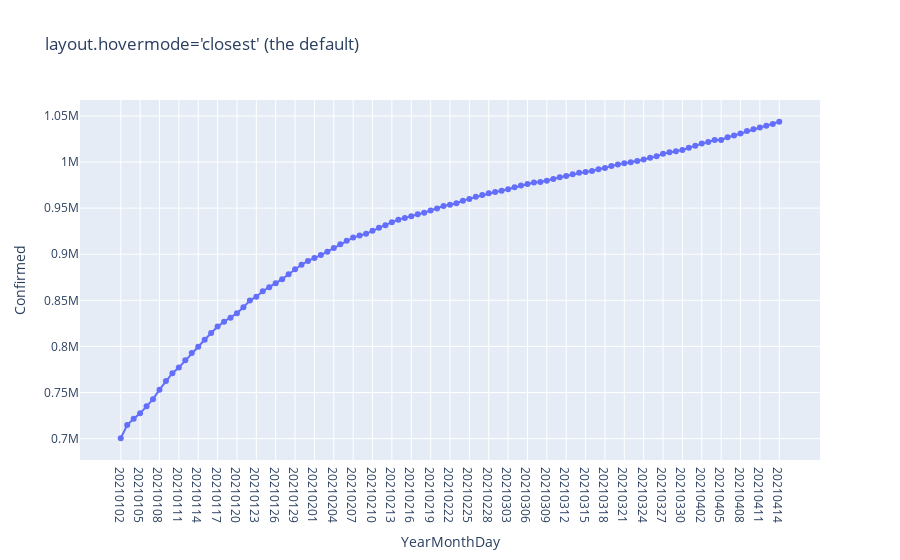

The cell this chart's notebook holds for it:
### Code cell
# hoverable plot
import plotly.express as px

fig = px.line(state_cases1_grouped, x="YearMonthDay", y="Confirmed", title="layout.hovermode='closest' (the default)")
fig = px.line(state_cases2_grouped, x="YearMonthDay", y="Confirmed", title="layout.hovermode='closest' (the default)")

fig.update_traces(mode="markers+lines")
#, color="country"
fig.show()
